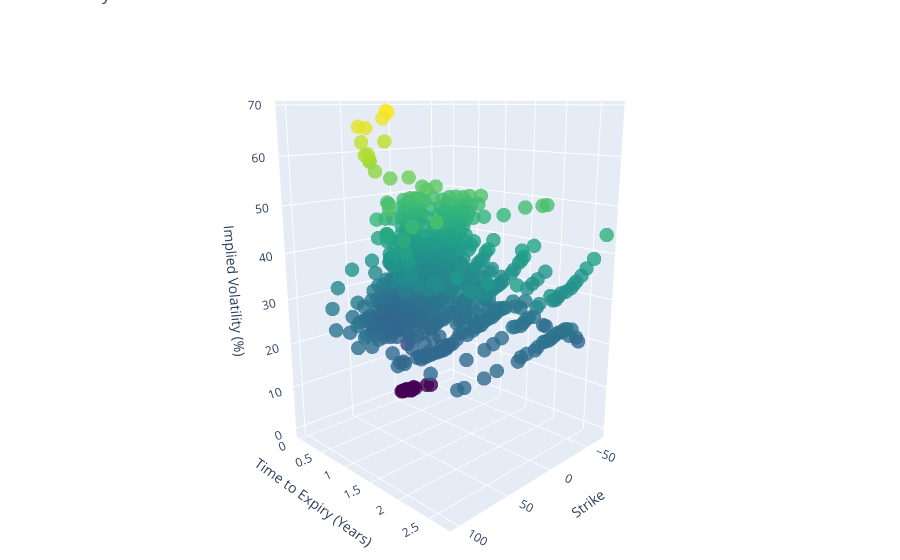

Write notebook code for a chart like this one.
### Code cell
plot_df = pd.DataFrame(data)

# Convert `expiry_date` and `ts_event` to datetime
plot_df['expiry_date'] = pd.to_datetime(plot_df['expiry_date'])
# plot_df['ts_event'] = pd.to_datetime(plot_df['ts_event'])
plot_df['S_ratio'] = (plot_df['strike'] / plot_df['stock_close'] - 1) * 100
plot_df['implied_volatility'] = plot_df['implied_volatility'] * 100

# # Calculate days to expiration
# plot_df['days_to_expiry'] = (plot_df['expiry_date'] - plot_df['ts_event']).dt.days / 365

fig = go.Figure(data=[go.Scatter3d(
    x=plot_df['S_ratio'],
    y=plot_df['time_to_expiry'],
    z=plot_df['implied_volatility'],
    mode='markers',
    marker=dict(
        size=5,
        color=plot_df['implied_volatility'],
        colorscale='Viridis',
        opacity=0.8
    )
)])

fig.update_layout(
    title='Volatility Surface',
    scene=dict(
        xaxis_title='Strike',
        yaxis_title='Time to Expiry (Years)',
        zaxis_title='Implied Volatility (%)',
        aspectratio=dict(x=1, y=1, z=1.5)
    )
)

fig.update_layout(margin=dict(l=0,r=0,t=0,b=0), scene_camera=dict(eye=dict(x=2.0, y=2.0, z=0.75)))

fig.show()

### Figure 1 — Plotly figure (JSON) as saved in the notebook; plotly's stock layout.template omitted (floating-point values rounded to 4 significant figures; data arrays with more than 128 entries replaced by an {"elided": "..."} marker saying what was removed)
{"data": [{"marker": {"color": {"elided": "1075 float values"}, "colorscale": [[0, "#440154"], [0.1111, "#482878"], [0.2222, "#3e4989"], [0.3333, "#31688e"], [0.4444, "#26828e"], [0.5556, "#1f9e89"], [0.6667, "#35b779"], [0.7778, "#6ece58"], [0.8889, "#b5de2b"], [1, "#fde725"]], "opacity": 0.8, "size": 5}, "mode": "markers", "type": "scatter3d", "x": {"elided": "1075 float values"}, "y": {"elided": "1075 float values"}, "z": {"elided": "1075 float values"}}], "layout": {"margin": {"b": 0, "l": 0, "r": 0, "t": 0}, "scene": {"aspectratio": {"x": 1, "y": 1, "z": 1.5}, "camera": {"eye": {"x": 2, "y": 2, "z": 0.75}}, "xaxis": {"title": {"text": "Strike"}}, "yaxis": {"title": {"text": "Time to Expiry (Years)"}}, "zaxis": {"title": {"text": "Implied Volatility (%)"}}}, "title": {"text": "Volatility Surface"}}}
